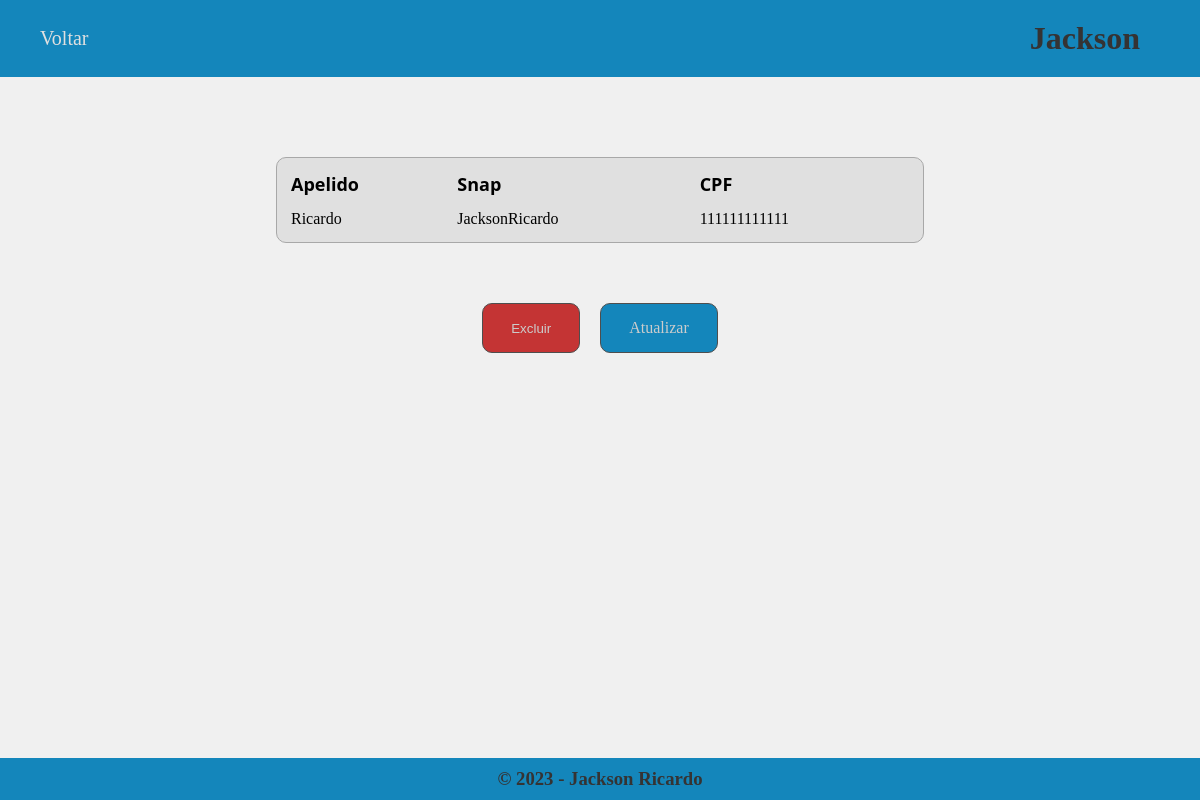
The app's page /funcionario/3/ with its own data.
### clientes/models.py (models this page shows, shortened)
class Funcionario(models.Model):
    nome = models.CharField(max_length=255, verbose_name="Nome")
    apelido = models.CharField(max_length=255, verbose_name="Apelido")
    snap = models.CharField(max_length=255, verbose_name="Snap")
    cpf = models.CharField(max_length=255, verbose_name="CPF")

### clientes/views.py (the view)
# urls.py: path('funcionario/<int:pk>/', cliente_views.detalhes_funcionario, name="detalhes_funcionario"),
def detalhes_funcionario(request, pk):
    funcionario = get_object_or_404(Funcionario, pk=pk)
    clientes_atendidos = Cliente.objects.filter(funcionario=funcionario)  # Obter clientes atendidos por este funcionário
    contexto = {
        'funcionario': funcionario,
        'clientes_atendidos': clientes_atendidos,  # Adicionar os clientes atendidos por este funcionário ao contexto
    }
    return render(request, template_name="funcionarios/funcionario.html", context=contexto)

### clientes/templates/funcionarios/funcionario.html (shortened to what this page needs)
<!DOCTYPE html>
<html>
<head>
</head>
<body>
    <header>
        <a href="{% url 'home' %}">Voltar</a>
        <h1>{{funcionario.nome}}</h1>
    </header>
    <div>
        <table>
            <tr id="title">
                <td>
                    Apelido
                </td>
                <td>
                    Snap
                </td>
                <td>
                    CPF
                </td>
            </tr>
            <tr>
                <td>
                    {{funcionario.apelido}}
                </td>
                <td>
                    {{funcionario.snap}}
                </td>
                <td>
                    {{funcionario.cpf}}
                </td>
            </tr>
        </table>
        <div id="button">
            <button id="deletar" onclick="confirmDeleta()">Excluir</button>
            <a id="update" href="{% url 'update_funcionario' funcionario.pk %}">Atualizar</a>
        </div>
    </div>
    <footer>
        <h3>© 2023 - Jackson Ricardo</h3>
    </footer>
</body>
</html>

### clientes/templates/funcionarios/funcionario.html (style rules this page uses)
* { margin: 0; padding: 0; }
body { background-color: #f0f0f0; }
header { width: 100%; background-color: #1486bb; margin: 0; display: flex; justify-content: space-between; }
header h1 { color: #353333; padding: 20px 60px 20px 0; }
header a { text-decoration: none; color: #e0e0e0; font-size: 20px; margin: auto 0 auto 0; padding-left: 40px; }
div { width: 90%; margin: 60px auto 0 auto; padding: 20px; }
div table { background-color: #e0e0e0; width: 60%; margin: auto; padding: 10px; border: 1px solid #a8a8a8; border-radius: 10px; }
div table td { padding: 2px; }
div table tr#title td { font-family: 'Segoe UI', Tahoma, Geneva, Verdana, sans-serif; font-size: 18px; font-weight: 600; padding-bottom: 10px; }
div div#button { width: 100%; margin-top: 40px; display: flex; justify-content: center; padding: 20px 0px 20px 0; }
div div#button button#deletar { background-color:#c43434; padding: 15px 28px 15px 28px; border: 1px solid #4e4e4e; color: #cccccc; cursor: pointer; border-radius: 10px; }
div div#button a#update { background-color: #1486bb; padding: 15px 28px 15px 28px; border: 1px solid #4e4e4e; color: #cccccc; text-decoration: none; margin-left: 20px; cursor: pointer; border-radius: 10px; }
footer { background-color: #1486bb; text-align: center; position: absolute; bottom: 0px; left: 0px; width: 100%; }
footer h3 { padding: 10px 0 10px 0; color: #353333; }

### records on screen
Funcionario: nome "Jackson", apelido "Ricardo", snap "JacksonRicardo", cpf "111111111111"
